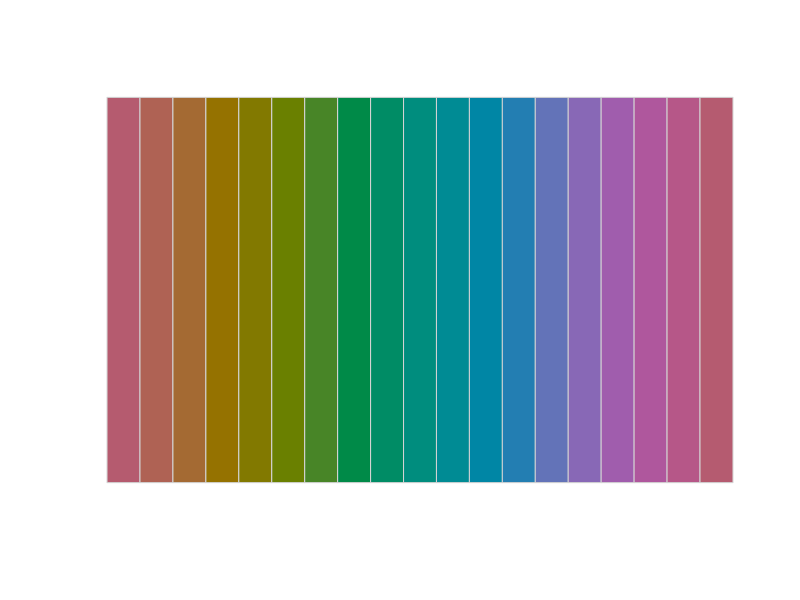
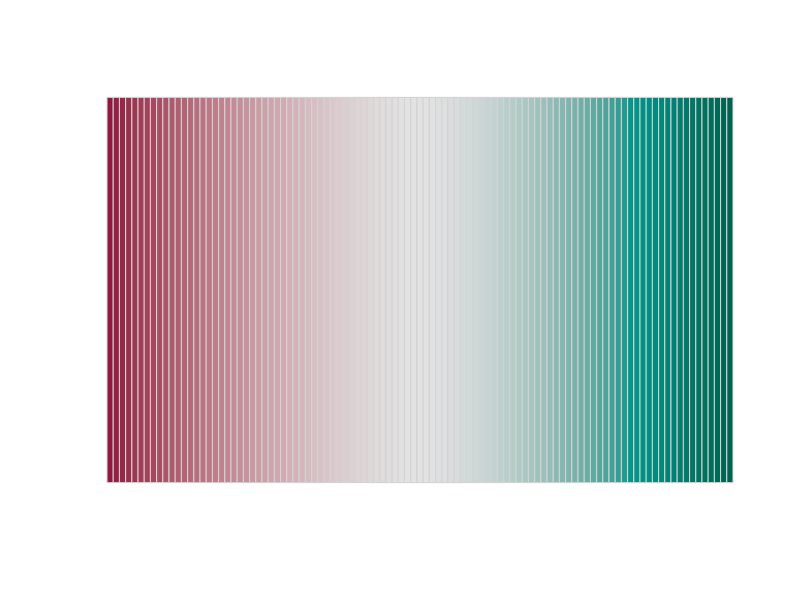
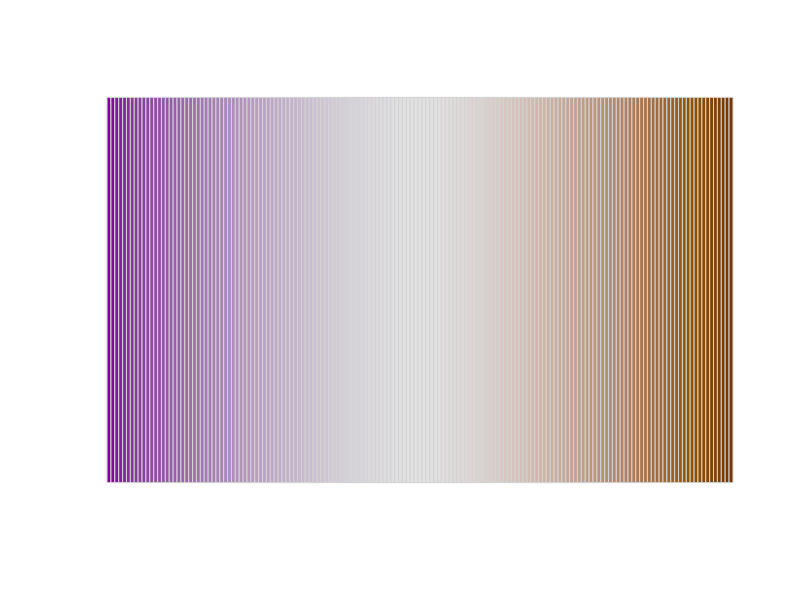

These charts were generated, in order, by the following R code: (Note: this script raises an error after producing the figures.)
########################################################
##############          FUNCTIONS          #############
########################################################

# Load Aaron's little functions for plotting with colorspace
library(colorspace)
library(plotrix)

pal <- function(col, border = "light gray", ...)
#Copy pasted from HCL-Based Color Palettes in R
#http://cran.r-project.org/web/packages/colorspace/vignettes/hcl-colors.pdf
 {
 n <- length(col)
 plot(0, 0, type="n", xlim = c(0, 1), ylim = c(0, 1),
 axes = FALSE, xlab = "", ylab = "", ...)
 rect(0:(n-1)/n, 0, 1:n/n, 1, col = col, border = border)
 }
#rainbow_hcl(10)
#pal(rainbow_hcl(50,c=100,l=80))
#pal(sequential_hcl(50))


c.r.hcl<-function(x,n=1000, ...){ #cut rainbow_hcl
	xCut<-cut(x,breaks=n)
	colors<-rainbow_hcl(n=n, ...)
	out<-colors[xCut]
	return(out)
}
c.s.hcl<-function(x,n=1000,only.up.to=n, ...){ #cut sequantial_hcl
	xCut<-1 #these two lines guard against errors caused when this function is piped into c.d.hcl
	if(only.up.to>1) xCut <-cut(x,breaks=only.up.to)
	colors<-sequential_hcl(n=n, ...)[n:(n-only.up.to)]#reverse the order
	#if you don't want the full sequence, this will chop it short!
	out<-colors[xCut]
	return(out)
}

c.d.hcl<-function(x,n=1000, h=c(0,260), ...){ #cut divergent_hcl
#hues: 0 is low, 260 is the higher.
	xNegInd <- which(x<0)
	xPosInd <- which(x>=0)
	
	nNeg <- length(xNegInd) #so we only get more faded parts on the side of the spectrum that doesn't have the same magnitude
	nPos <- length(xPosInd)
	biggerN<-max(nPos,nNeg)
	
	out<-rep(0,length(x))	
	if(!length(xNegInd)==0){
		xNegCol<-c.s.hcl(abs(x[xNegInd]),n=biggerN,only.up.to=nNeg,h=h[1])
		out[xNegInd]<-xNegCol
	}
	if(!length(xPosInd)==0){
		xPosCol<-c.s.hcl(x[xPosInd],n=biggerN,only.up.to=nPos,h=h[2])
		out[xPosInd]<-xPosCol
	}

	return(out)
}



########################################################
##############          HEATMAPS           #############
########################################################


set.seed(148192)
setwd('~/Documents/JH/EDA Versions/EDA Git Repo/Coursera')

testcol<-c.r.hcl(0:18*20,c=60,l=50)
pal(testcol)
mycol<-c.d.hcl(-50:50,h=c(0,180),c=100)
pal(mycol)
mycol<-c.d.hcl(-80:80,h=c(295,40))
pal(mycol)

#6 different group sizes, 2:7
#3 difficulty levels, with different max magnitudes of signal
groupsizes<-rep(2:7,times=3)
magnitudes<-rep(c(3,2,1)*sd.x,each=6)
Xes<-list()

N<-40
p<-500
sd.x<-1

maxIndex<-6*3
pb<-txtProgressBar(min = 1, max = maxIndex,  char = "=", style = 3)

for(i in 1:length(magnitudes)){
	setTxtProgressBar(pb,i)

	mag.i<-magnitudes[i] #magnitude of max possible signal
	ngroups.i<-groupsizes[i]

	X = matrix(rnorm(N*p,mean=0,sd=sd.x),nrow=p)

	#Assign Groups
	smallestGroupSize<-0
	while(smallestGroupSize<4) {
		groupId<-sample(ngroups.i,N,replace=T)
		smallestGroupSize <- min(table(groupId))
	}
	#heatmap(X,col=mycol)

	#Add signals
	for(j in 2:ngroups.i){ #leave first group as ref
		sig.j<-runif(p,-1*mag.i,mag.i)
		X[,groupId==j] <- 	X[,groupId==j] + sig.j
	}
	QNum<-which(unique(magnitudes)==mag.i)
	VerNum<-which(unique(groupsizes)==ngroups.i)
	
	X.ind<-heatmap(X,col=mycol)
	dev.off()
	
	XSort<-X[X.ind$rowInd[p:1],]
	filename.i<-paste0('Heatmap_Images/' , 'Q-', QNum,'_Ver-', VerNum,'_Mag-',mag.i,'_ngroups-',ngroups.i,'.png')
	png(filename=filename.i,height=600,width=600)
	pheatmap(XSort,cluster_rows=FALSE,col=mycol)
	dev.off()

	Xes[[i]]<-X
	
}


############################################################
############################################################
#Workspace

library(pheatmap)

X.ind<-heatmap(X,col=mycol)
XSort<-X[X.ind$rowInd[p:1],X.ind$colInd]
image(X)
image(XSort)

dev.off()

quartz()
png(filename='normTest.png')
heatmap(X,col=mycol)
dev.off()
#quartz()
#pheatmap(X,col=mycol,cluster_rows=FALSE)
quartz()
png(filename='prettyTest.png')
pheatmap(XSort,col=mycol,cluster_rows=FALSE,cluster_cols=TRUE)
dev.off()

xind2<-pheatmap(XSort,col=mycol,cluster_rows=FALSE,cluster_cols=TRUE)
quartz()
plot(xind2[[2]])


#hclust is doing well!!!!
X.ind<-heatmap(X,col=mycol)
XSort<-X[X.ind$rowInd[p:1],]
pheathcl<-pheatmap(XSort,cluster_rows=FALSE,plot=F)
par(mfrow=c(2,1))
dx<-dist(t(X))
plot(hclust(dx))

plot(pheathcl[[2]])
